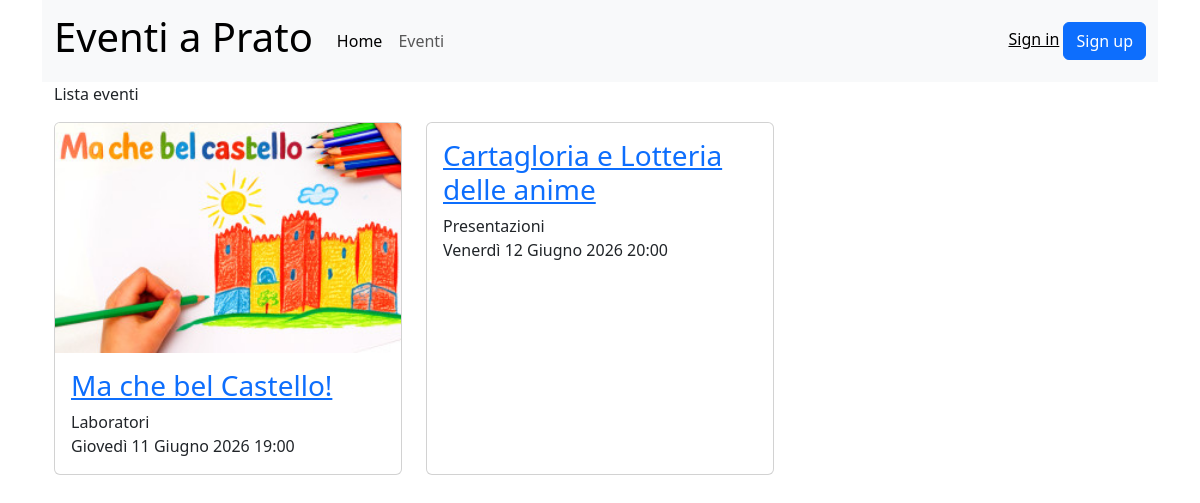
/eventi, run on an earlier commit of the app's database.
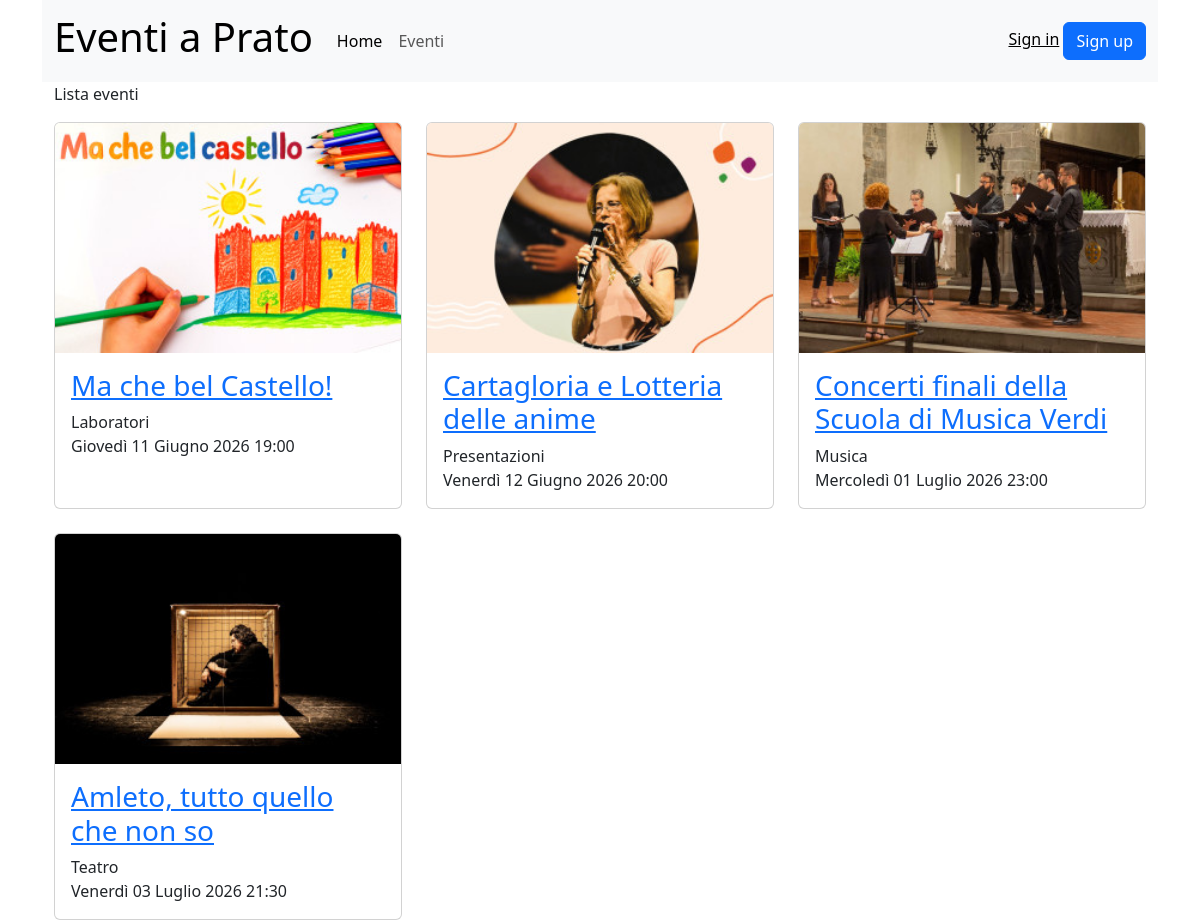
And on a later commit of the database.
### eventi_gestione/models.py (models this page shows, shortened)
class Eventi(models.Model):
    nome_evento = models.CharField(max_length=100)
    descrizione_evento = models.TextField()
    tipo_evento = models.ForeignKey(Tipologia,on_delete=models.CASCADE)
    luogo_evento = models.CharField(max_length=100)
    data_ora_evento = models.DateTimeField()
    immagine_evento = models.ImageField(upload_to='eventi/', blank=True, null=True)

class Tipologia(models.Model):
    nome_tipo = models.CharField(max_length=100)
    def __str__(self):
        return self.nome_tipo

### pagine/views.py (the view)
# urls.py: path("eventi", EventListView.as_view(), name="eventi"),
class EventListView(ListView):
    model = Eventi
    template_name = "lista_eventi.html"
    context_object_name = 'eventi'
    def get_context_data(self, **kwargs):
        ora_attuale = timezone.now()
        context = super().get_context_data(**kwargs)
        context['eventi_futuri'] = Eventi.objects.filter(data_ora_evento__gte=ora_attuale).order_by('data_ora_evento')
        return context

### templates/lista_eventi.html
{% extends "base.html" %}
{% block content %}
    <p>Lista eventi</p>
    <div class="row row-cols-1 row-cols-md-3 g-4">
        {% for evento in eventi_futuri %}
            <div class="col">
                <div class="card h-100">
                        {% if evento.immagine_evento %}
                            <img src="{{ evento.immagine_evento.url }}" class="card-img-top" alt="">
                        {% endif %}
                        <div class="card-body">
                            <h3 class="card-title" class="h5"><a href="{% url 'evento' evento.id %}">{{ evento.nome_evento }}</a></h3>
                            <p class="card-text">
                                {{ evento.tipo_evento}}<br>
                                {{ evento.data_ora_evento }}<br>
                            </p>
                        </div>
                </div>
            </div>
        {% endfor %}
    </div>
{% endblock content %}

What changed in the data, as far as the page shows it:
changed Eventi "Cartagloria e Lotteria delle anime": immagine_evento: picture added
now on this page (row edited): Eventi: immagine_evento (picture), nome_evento "Concerti finali della Scuola di Musica Verdi", tipo_evento "Musica", data_ora_evento "Mercoledì 01 Luglio 2026 23:00"
added Eventi: immagine_evento (picture), nome_evento "Amleto, tutto quello che non so", tipo_evento "Teatro", data_ora_evento "Venerdì 03 Luglio 2026 21:30"
